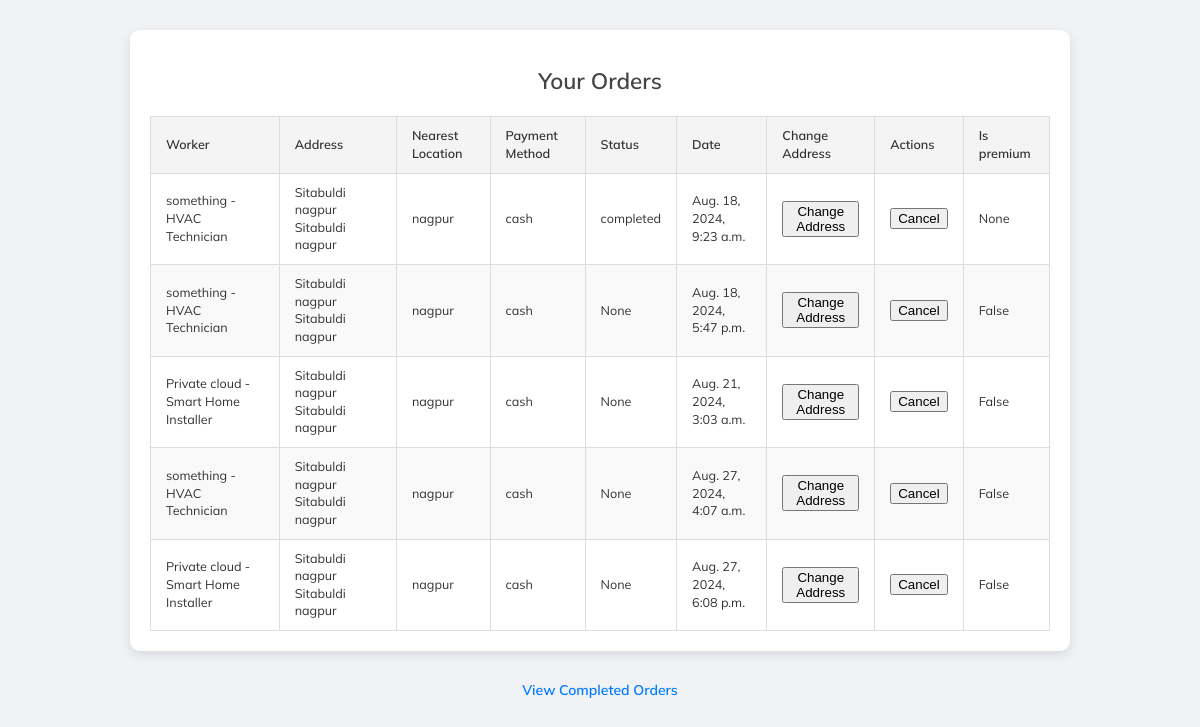
Screenshot of /workers/track_order/ (signed in) with the database file from the repository.
### workers/models.py (models this page shows, shortened)
class Purchase(models.Model):
    user = models.ForeignKey(User, on_delete=models.CASCADE)
    work = models.ForeignKey(Workers, on_delete=models.CASCADE)
    address = models.CharField(max_length=1000)
    nearest_location = models.CharField(max_length=500)
    contact = models.CharField(max_length=20, null=True, blank=True)
    payment = models.CharField(max_length=400, choices=(('cash', 'cash'),))
    premium_card = models.FileField(upload_to='premium_cards/', null=True, blank=True)
    status = models.CharField(max_length=200, choices=(
        ('arrived', 'arrived'), ('delay', 'delay'), ('confirmed', 'confirmed'), ('completed', 'completed'),
        ('rejected', 'rejected'), ('on the way', 'on the way')), null=True, blank=True)
    date_scheduled = models.DateTimeField(auto_now=True, null=True, blank=True)
    is_premium = models.BooleanField(default=False, null=True, blank=True)

class Workers(models.Model):
    user = models.ForeignKey(User, on_delete=models.CASCADE, null=True, blank=True)
    profile_pic = models.ImageField(upload_to='workers/')
    name = models.CharField(max_length=200)
    discount=models.CharField(max_length=200, null=True, blank=True)
    price = models.CharField(max_length=200)
    role = models.ForeignKey(Role, on_delete=models.CASCADE)
    age = models.CharField(max_length=200, null=True, blank=True)
    member_since = models.DateTimeField(auto_now=True)
    def __str__(self):
        return f"{self.name} - {self.role.role}"

class Role(models.Model):
    ROLE_CHOICES = [
        ('Electrician', 'Electrician'),
        ('Plumber', 'Plumber'),
        ('Carpenter', 'Carpenter'),
        ('Handyman', 'Handyman'),
        ('HVAC Technician', 'HVAC Technician'),
        ('Painter', 'Painter'),
        ('Appliance Repair Technician', 'Appliance Repair Technician'),
        ('General Contractor', 'General Contractor'),
        ('Gardener', 'Gardener'),
        ('Landscaper', 'Landscaper'),
        ('Tree Surgeon', 'Tree Surgeon'),
        ('Pest Control Specialist', 'Pest Control Specialist'),
        ('Pool Maintenance Technician', 'Pool Maintenance Technician'),
        ('Window Cleaner', 'Window Cleaner'),
        ('Pressure Washer Technician', 'Pressure Washer Technician'),
        ('House Cleaner', 'House Cleaner'),
        ('Carpet Cleaner', 'Carpet Cleaner'),
        ('Chimney Sweep', 'Chimney Sweep'),
        ('Gutter Cleaner', 'Gutter Cleaner'),
        ('Home Security Installer', 'Home Security Installer'),
        ('Locksmith', 'Locksmith'),
        ('Fire Safety Technician', 'Fire Safety Technician'),
        ('Interior Designer', 'Interior Designer'),
        ('Professional Organizer', 'Professional Organizer'),
        ('Home Stager', 'Home Stager'),
        ('Smart Home Installer', 'Smart Home Installer'),
        ('Roofer', 'Roofer'),
        ('Tiler', 'Tiler'),
        ('Flooring Installer', 'Flooring Installer'),
        ('Drywall Installer', 'Drywall Installer'),
        ('Plasterer', 'Plasterer'),
        ('Mason', 'Mason'),
        ('Welder', 'Welder'),
        ('Fence Installer', 'Fence Installer'),
        ('Solar Panel Installer', 'Solar Panel Installer'),
        ('Garage Door Technician', 'Garage Door Technician'),
        ('Customer Service Representative', 'Customer Service Representative'),
        ('Scheduler', 'Scheduler'),
        ('Quality Control Inspector', 'Quality Control Inspector'),
        ('Office Manager', 'Office Manager'),
    ]
    role = models.CharField(max_length=100, choices=ROLE_CHOICES)

### workers/views.py (the view)
# urls.py: path("track_order/", track_order, name='track_order'),
@login_required
def track_order(request):
    data = Purchase.objects.filter(user=request.user)
    return render(request, 'workers/track_order.html', {'data': data})

### workers/templates/workers/track_order.html (shortened to what this page needs)
<!DOCTYPE html>
<html lang="en">
<head>
</head>
<body>
<div class="container">
    <h1>Your Orders</h1>
    {% if data %}
    <table>
        <thead>
            <tr>
                <th>Worker</th>
                <th>Address</th>
                <th>Nearest Location</th>
                <th>Payment Method</th>
                <th>Status</th>
                <th>Date</th>
                <th>Change Address</th>
                <th>Actions</th>
                <th>Is premium</th>
            </tr>
        </thead>
        <tbody>
            {% for order in data %}
            <tr>
                <td>{{ order.work }}</td>
                <td>{{ order.address }}</td>
                <td>{{ order.nearest_location }}</td>
                <td>{{ order.payment }}</td>
                <td>{{ order.status }}</td>
                <td>{{ order.date_scheduled }}</td>
                <td><a href="{% url 'change_address' order.id %}">
                    <button type="submit">Change Address</button>
                </a></td>
                <td><a href="{% url 'cancel' order.id %}">
                    <button type="submit">Cancel</button>
                </a></td>
                <td>{{ order.is_premium}}</td>
            </tr>
            {% endfor %}
        </tbody>
    </table>
    {% else %}
    <p>No orders found.</p>
    {% endif %}
</div>
<a href="{% url 'completed' %}" class="completed-link">View Completed Orders</a>
</body>
</html>

### workers/templates/workers/track_order.html (style rules this page uses)
body { font-family: 'Mulish', sans-serif; background-color: #f0f2f5; color: #333; margin: 0; padding: 0; line-height: 1.4; font-size: 14px; }
.container { max-width: 900px; margin: 30px auto; padding: 20px; background-color: #fff; border-radius: 10px; box-shadow: 0 4px 12px rgba(0, 0, 0, 0.1); }
h1 { text-align: center; color: #444; font-weight: 600; font-size: 1.6em; margin-bottom: 20px; }
table { width: 100%; border-collapse: collapse; margin-top: 20px; }
th, td { padding: 10px 15px; border: 1px solid #ddd; text-align: left; font-size: 0.9em; }
th { background-color: #f4f4f4; font-weight: 600; }
tr:nth-child(even) { background-color: #f9f9f9; }
.completed-link { display: block; text-align: center; margin-top: 20px; font-weight: 600; color: #007bff; text-decoration: none; transition: color 0.3s ease; }

### rows the page displays
Purchase: work "something - HVAC Technician", address "Sitabuldi nagpur Sitabuldi nagpur", nearest_location "nagpur", payment "cash", status "completed", date_scheduled "Aug. 18, 2024, 9:23 a.m.", is_premium "None"
Purchase: work "something - HVAC Technician", address "Sitabuldi nagpur Sitabuldi nagpur", nearest_location "nagpur", payment "cash", status "None", date_scheduled "Aug. 18, 2024, 5:47 p.m.", is_premium "False"
Purchase: work "Private cloud - Smart Home Installer", address "Sitabuldi nagpur Sitabuldi nagpur", nearest_location "nagpur", payment "cash", status "None", date_scheduled "Aug. 21, 2024, 3:03 a.m.", is_premium "False"
Purchase: work "something - HVAC Technician", address "Sitabuldi nagpur Sitabuldi nagpur", nearest_location "nagpur", payment "cash", status "None", date_scheduled "Aug. 27, 2024, 4:07 a.m.", is_premium "False"
Purchase: work "Private cloud - Smart Home Installer", address "Sitabuldi nagpur Sitabuldi nagpur", nearest_location "nagpur", payment "cash", status "None", date_scheduled "Aug. 27, 2024, 6:08 p.m.", is_premium "False"
